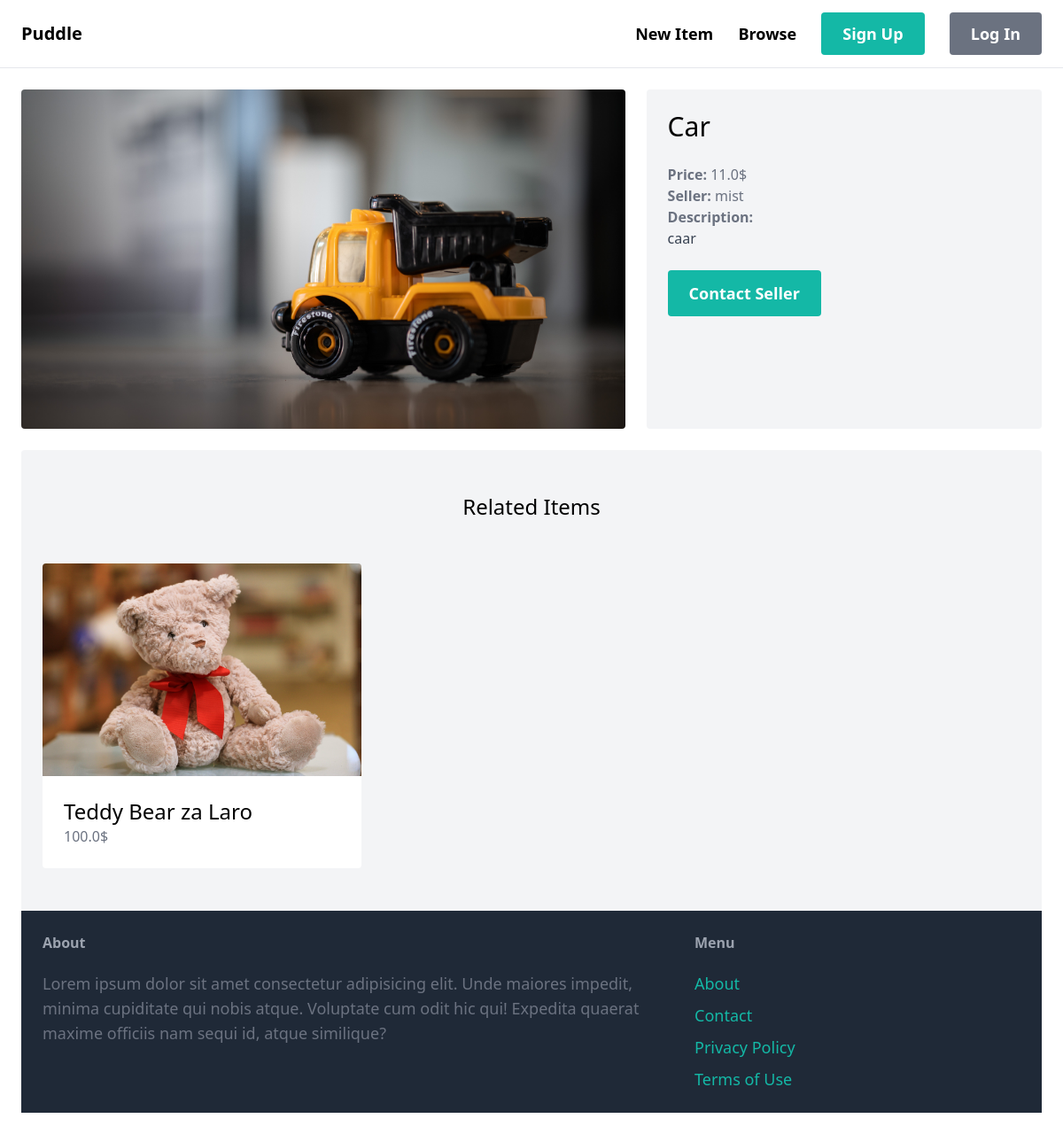
/items/5/, run on the app's committed database.
### item/models.py (models this page shows, shortened)
class Item(models.Model):
    category = models.ForeignKey(Category, related_name="items", on_delete=models.CASCADE)
    name = models.CharField(max_length=255)
    description = models.TextField(blank=True, null=True)
    price = models.FloatField()
    image = models.ImageField(upload_to="items_images")
    is_sold = models.BooleanField(default=False)
    created_at = models.DateTimeField(auto_now_add=True)
    created_by = models.ForeignKey(User, related_name="items", on_delete=models.CASCADE)

### item/views.py (the view)
# urls.py: path("<int:pk>/", views.detail, name="detail"),
def detail(request, pk):
    item = get_object_or_404(Item, pk=pk)
    related_items = Item.objects.filter(category=item.category, is_sold=False).exclude(pk=pk)[0:3]
    return render(request, "item/detail.html", {
        "item": item,
        "related_items": related_items,
    })

### item/templates/item/detail.html (shortened to what this page needs)
{% extends 'homepage/base.html' %}
{% block content %}
    <div class="grid grid-cols-5 gap-6">
        <div class="col-span-3">
            <img src="{{ item.image.url }}" class="rounded">
        </div>
        <div class="col-span-2 p-6 bg-gray-100 rounded">
            <h1 class="mb-6 text-3xl">
                {{ item.name }}
            </h1>
            <p class="text-gray-500">
                <strong>Price: </strong>
                {{ item.price }}$
            </p>
            <p class="text-gray-500">
                <strong>Seller: </strong>
                {{ item.created_by.username }}
            </p>
            {% if item.description %}
                <p class="text-gray-700">
                    <strong class="text-gray-500">Description:</strong><br>
                    {{ item.description }}
                </p>
            {% endif %}
            {% if request.user == item.created_by %}
            <div class="mt-6 p-6 bg-white rounded">
                <p>This is your item!</p>
                <a href="{% url 'item:edit' item.id %}" class="inline-block mt-6 px-6 py-3 text-lg font-semibold bg-teal-500 text-white rounded">
                    Edit
                </a>
                <a href="{% url 'item:delete' item.id %}" class="inline-block mt-6 px-6 py-3 text-lg font-semibold bg-red-500 text-white rounded">
                    Delete
                </a>
            </div>
            {% else %}
            <a href="{% url 'conversation:new' item.id %}" class="inline-block mt-6 px-6 py-3 text-lg font-semibold bg-teal-500 text-white rounded hover:bg-teal-700">Contact Seller</a>
            {% endif %}
        </div>
    </div>
    <div class="mt-6 px-6 py-12 bg-gray-100 rounded">
        <h2 class="mb-12 text-2xl text-center">Related Items</h2>
        <div class="grid grid-cols-3 gap-3">
            {% for item in related_items %}
                <div>
                    <a href="{% url 'item:detail' item.id %}">
                        <div>
                            <img src="{{ item.image.url }}" class="rounded-t">
                        </div>
                        <div class="p-6 bg-white rounded-b">
                            <h2 class="text-2xl">
                                {{ item.name }}
                            </h2>
                            <p class="text-gray-500">
                                {{ item.price }}$
                            </p>
                        </div>
                    </a>
                </div>
            {% endfor %}
        </div>
{% endblock content %}

### data on the page
Item: image (picture), name "Car", price "11.0", created_by.username "mist", description "caar"
Item: image (picture), name "Teddy Bear za Laro", price "100.0"
